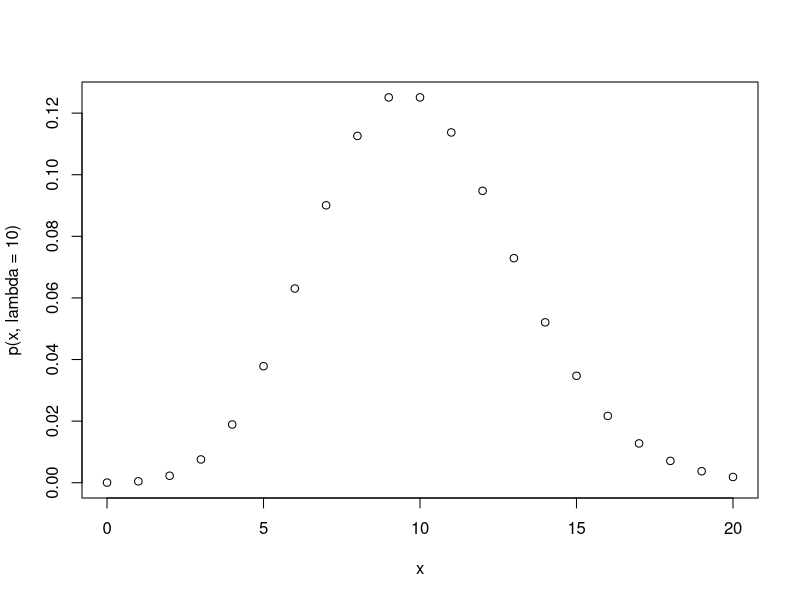
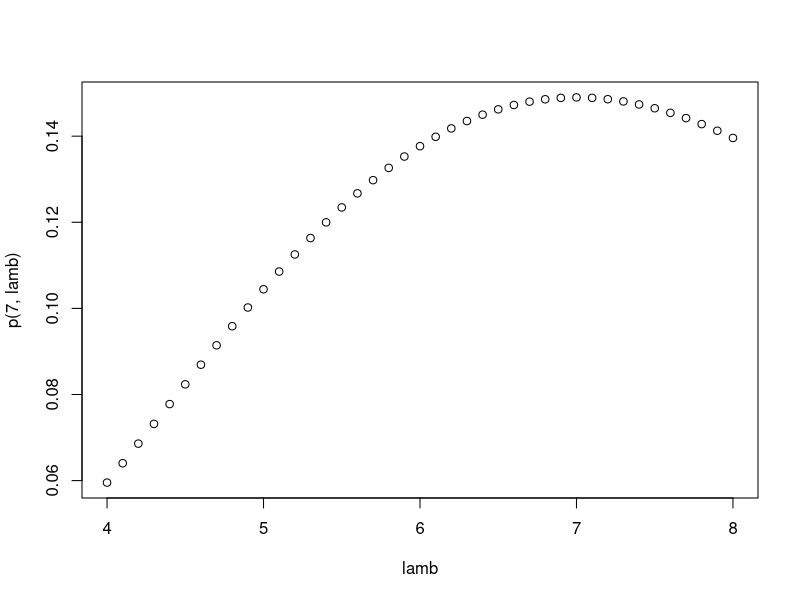
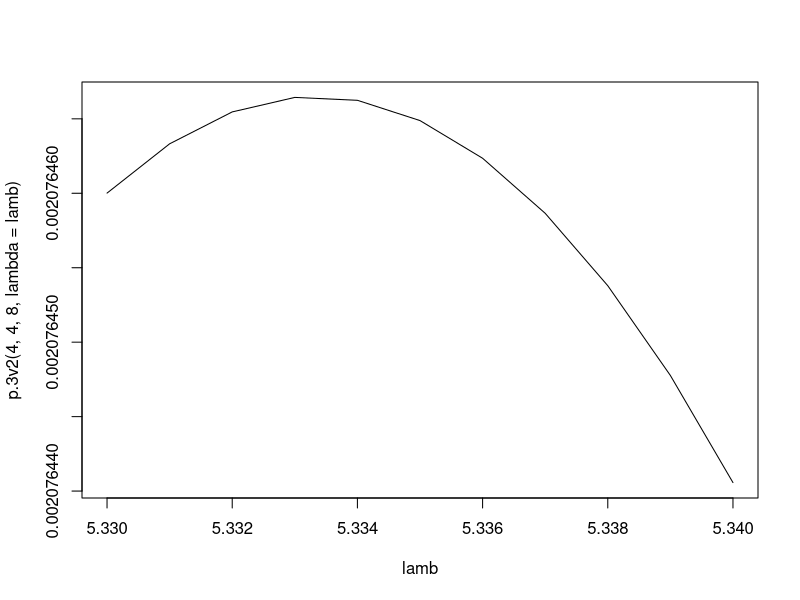

Here is the R script that generated these plots, in order:
p <- function(x,lambda=2){
  # x must be a whole number
  (lambda^x/factorial(x))*exp(-lambda)
}

p(1, lambda = 1)
p(0, lambda = 1)

p(1, 1)
p(0, 1)


#P(Y>1)
p(2,1)+
p(3,1)+
p(4,1)+
p(5,1)+
p(6,1)+
p(7,1)+
p(8,1)

x <- seq(2,8)
sum(p(x,1))


x <- seq(2,100)
sum(p(x,1))


x <- seq(0,100000)
sum(p(x,1))

1-p(x=0,lambda=1)-p(x=1,lambda=1)
1-p(0,1)-p(1,1)
1-sum(p(0:1,1))

x <- seq(0,20)
plot(x,p(x,lambda=10))

#### 2Bi
x <- seq(0,7)
#P(x<8, lambda=3)
sum(p(x,3))
#P(x<8, lambda=6)
sum(p(x,6))
#P(x>=8, lambda=3)
1-sum(p(x,6))
sum(p(8:100,6))
#P(x>12, lambda=3)
sum(p(13:100,5))
sum(p(13:1000,5))



#2Bii1
p(7,8)
p(7,4)
#What's more likely?
p(7,6.3)
lamb <- seq(4,8,0.1)
lamb
p(7,lamb)
max(p(7,lamb))
plot(lamb, p(7,lamb))




p.3v1 <- function(x,lambda=2){
  # each element of x must be a whole number
  prod((lambda^x/factorial(x))*exp(-lambda))
}

p.3v2 <- function(x1,x2,x3,lambda=2){
  # x1, x2, and x3 must be whole numbers
  (lambda^(x1+x2+x3)/(factorial(x1)*factorial(x2)*factorial(x3)))*exp(-3*lambda)
}
p.3v1(c(4,4,8))
p.3v2(4,4,8)
p(4)*p(4)*p(8)



p.3v1(c(4,4,8),7)

lamb <- seq(5.33,5.34,0.001)
p.3v2(4,4,8, lambda = lamb)
plot(lamb,p.3v2(4,4,8, lambda = lamb),type = "l")
